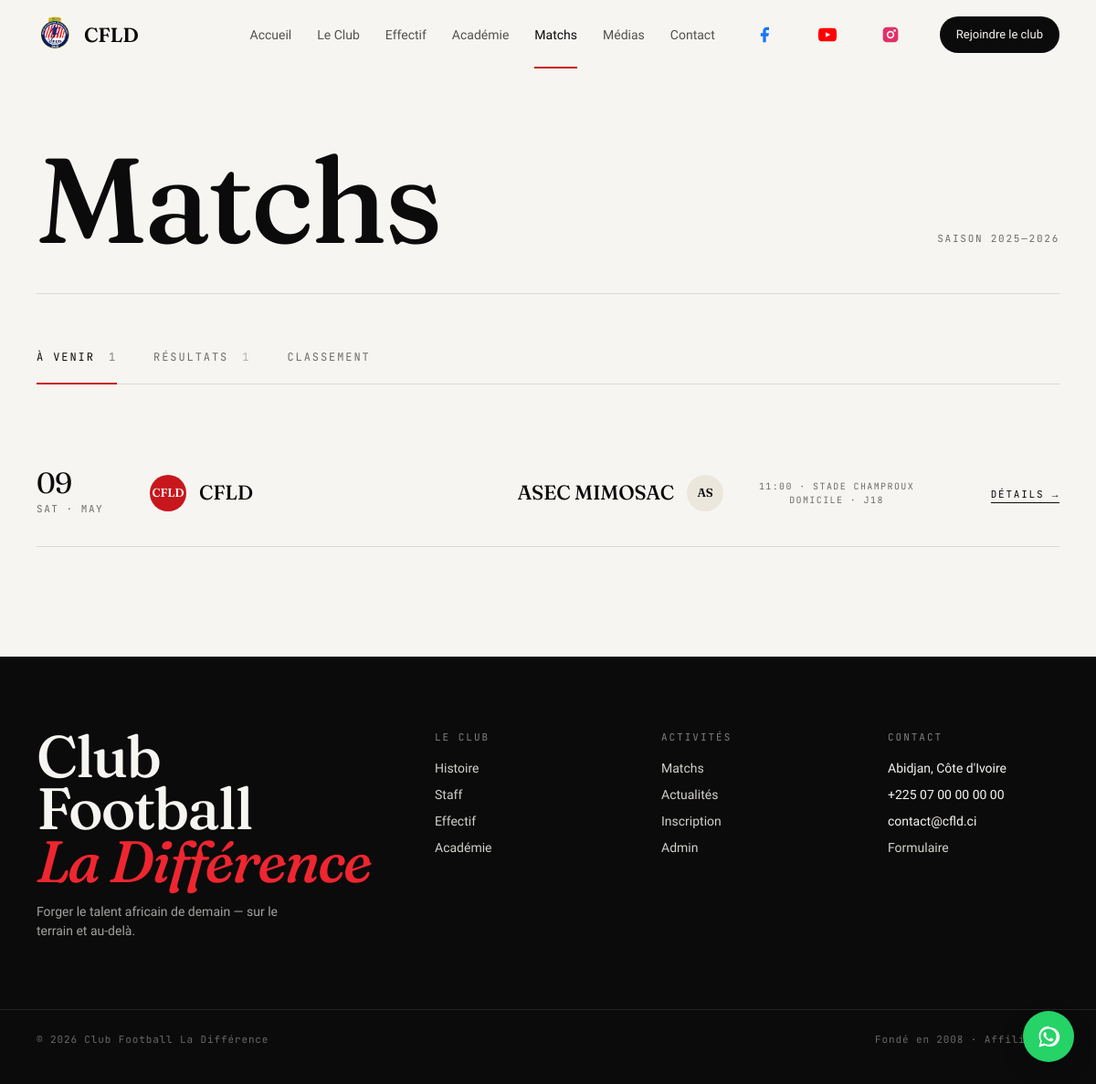
Before: /matchs/ with the older database file.
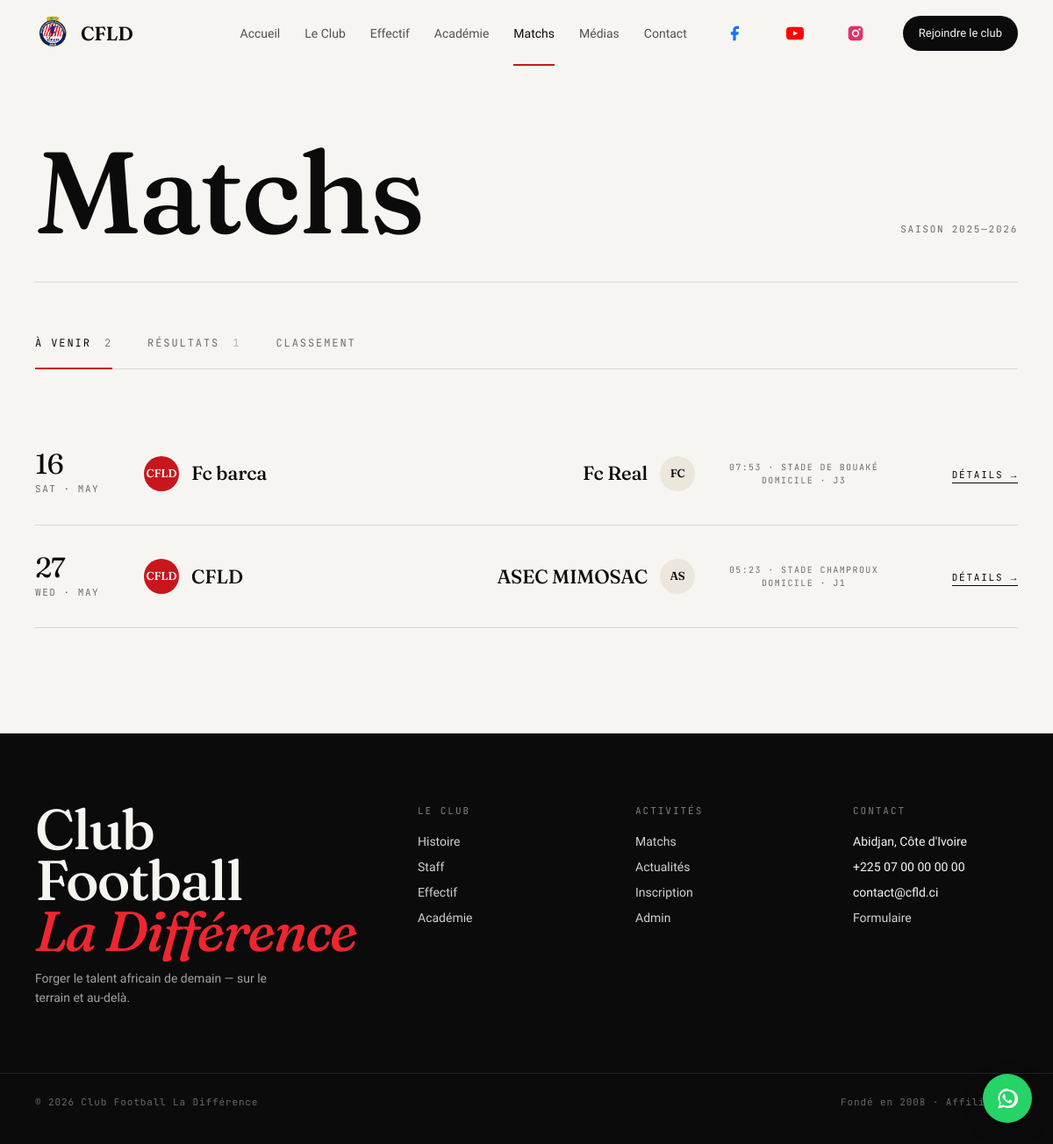
After: the same page with the newer database file.
### matchs/models.py (models this page shows, shortened)
class Match(models.Model):
    TYPE_CHOICES = [
        ('a_venir', 'À venir'),
        ('resultat', 'Résultat'),
    ]
    equipe_domicile = models.CharField(max_length=100)
    equipe_exterieur = models.CharField(max_length=100)
    est_domicile = models.BooleanField(
        default=True,
        help_text="CFLD joue à domicile ?"
    )
    score_domicile = models.PositiveSmallIntegerField(null=True, blank=True)
    score_exterieur = models.PositiveSmallIntegerField(null=True, blank=True)
    date = models.DateTimeField()
    lieu = models.CharField(max_length=150, blank=True)
    competition = models.CharField(max_length=100, default='Ligue 1 CI')
    journee = models.PositiveSmallIntegerField(null=True, blank=True)
    type_match = models.CharField(max_length=10, choices=TYPE_CHOICES, default='a_venir')
    billet_url = models.URLField(blank=True)
    class Meta:
        ordering = ['date']
        verbose_name = 'Match'
        verbose_name_plural = 'Matchs'
    @property
    def resultat(self):
        if self.score_domicile is None:
            return None
        if self.score_domicile > self.score_exterieur:
            return 'V' if self.est_domicile else 'D'
        if self.score_domicile < self.score_exterieur:
            return 'D' if self.est_domicile else 'V'
        return 'N'

### matchs/views.py (the view)
# urls.py: path('matchs/', include('matchs.urls')),
def matchs(request):
    a_venir = Match.objects.filter(type_match='a_venir').order_by('date')
    resultats = Match.objects.filter(type_match='resultat').order_by('-date')
    classement = Classement.objects.filter(saison='2025-2026')
    return render(request, 'matchs/matchs.html', {
        'a_venir': a_venir,
        'resultats': resultats,
        'classement': classement,
        'nb_a_venir': a_venir.count(),
        'nb_resultats': resultats.count(),
        'nb_equipes': classement.count(),
    })

### matchs/models.py (called while the page is built)
    @property
    def difference_buts(self):
        return self.buts_pour - self.buts_contre

### matchs/templates/matchs/matchs.html (shortened to what this page needs)
{% extends "base.html" %}
{% load static %}
{% block screen_label %}05 Matchs{% endblock %}
{% block content %}
<main class="page">
  <div class="page-title-spread">
    <h1>Matchs</h1>
    <div class="meta">
      <span>Saison 2025—2026</span>
    </div>
  </div>
  <div class="tabs">
    <div class="tab active" data-tab="upcoming">À venir <span class="count">{{ nb_a_venir }}</span></div>
    <div class="tab" data-tab="results">Résultats <span class="count">{{ nb_resultats }}</span></div>
    <div class="tab" data-tab="standings">Classement</div>
  </div>
  <div class="tab-panel active" id="upcoming">
    {% for match in a_venir %}
    <div class="match-row">
      <div class="match-date">
        <span class="day">{{ match.date|date:"d" }}</span>
        {{ match.date|date:"D"|upper }} · {{ match.date|date:"M"|upper }}
      </div>
      {% if match.est_domicile %}
      <div class="match-team"><span class="crest-sm home">CFLD</span>{{ match.equipe_domicile }}</div>
      <div class="match-team away">{{ match.equipe_exterieur }}<span class="crest-sm">{{ match.equipe_exterieur|slice:":2"|upper }}</span></div>
      {% else %}
      <div class="match-team"><span class="crest-sm">{{ match.equipe_domicile|slice:":2"|upper }}</span>{{ match.equipe_domicile }}</div>
      <div class="match-team away">{{ match.equipe_exterieur }}<span class="crest-sm home">CFLD</span></div>
      {% endif %}
      <div class="match-meta">
        {{ match.date|date:"H:i" }} · {{ match.lieu }}<br>
        {% if match.est_domicile %}Domicile{% else %}Extérieur{% endif %} · {% if match.journee %}J{{ match.journee }}{% else %}{{ match.competition }}{% endif %}
      </div>
      <div class="match-cta">
        {% if match.billet_url %}<a href="{{ match.billet_url }}">Billetterie →</a>
        {% else %}<a href="#">Détails →</a>{% endif %}
      </div>
    </div>
    {% endfor %}
  </div>
</main>
{% endblock %}

Changed rows visible on the page:
removed Match: date "09", date "SAT", date "MAY", equipe_domicile "CFLD", equipe_exterieur "ASEC MIMOSAC", equipe_exterieur "AS", date "11:00", lieu "STADE CHAMPROUX", est_domicile "DOMICILE", journee "18", billet_url "DÉTAILS →"
added Match: date "16", date "SAT", date "MAY", equipe_domicile "Fc barca", equipe_exterieur "Fc Real", equipe_exterieur "FC", date "07:53", lieu "STADE DE BOUAKÉ", est_domicile "DOMICILE", journee "3", billet_url "DÉTAILS →"
added Match: date "27", date "WED", date "MAY", equipe_domicile "CFLD", equipe_exterieur "ASEC MIMOSAC", equipe_exterieur "AS", date "05:23", lieu "STADE CHAMPROUX", est_domicile "DOMICILE", journee "1", billet_url "DÉTAILS →"
Other visible differences:
{{ nb_a_venir }}: "1" → "2"
